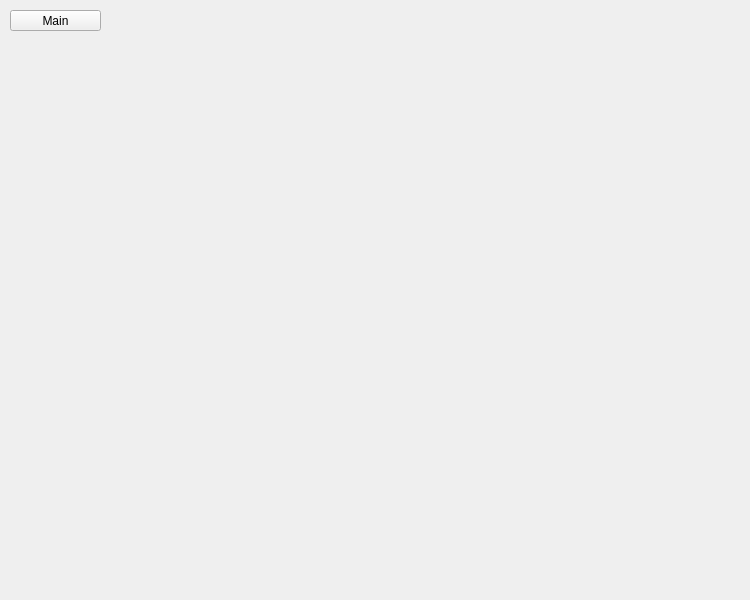
<?xml version="1.0" encoding="UTF-8"?>
<ui version="4.0">
 <class>form</class>
 <widget class="QWidget" name="form">
  <property name="geometry">
   <rect>
    <x>0</x>
    <y>0</y>
    <width>750</width>
    <height>600</height>
   </rect>
  </property>
  <property name="minimumSize">
   <size>
    <width>750</width>
    <height>600</height>
   </size>
  </property>
  <property name="maximumSize">
   <size>
    <width>750</width>
    <height>600</height>
   </size>
  </property>
  <property name="windowTitle">
   <string>Form</string>
  </property>
  <widget class="QPushButton" name="pushButton">
   <property name="geometry">
    <rect>
     <x>10</x>
     <y>10</y>
     <width>91</width>
     <height>21</height>
    </rect>
   </property>
   <property name="text">
    <string>Main</string>
   </property>
  </widget>
 </widget>
 <resources/>
 <connections>
  <connection>
   <sender>pushButton</sender>
   <signal>clicked()</signal>
   <receiver>form</receiver>
   <slot>btn_second_to_main()</slot>
   <hints>
    <hint type="sourcelabel">
     <x>72</x>
     <y>30</y>
    </hint>
    <hint type="destinationlabel">
     <x>237</x>
     <y>152</y>
    </hint>
   </hints>
  </connection>
 </connections>
 <slots>
  <slot>btn_second_to_main()</slot>
 </slots>
</ui>
